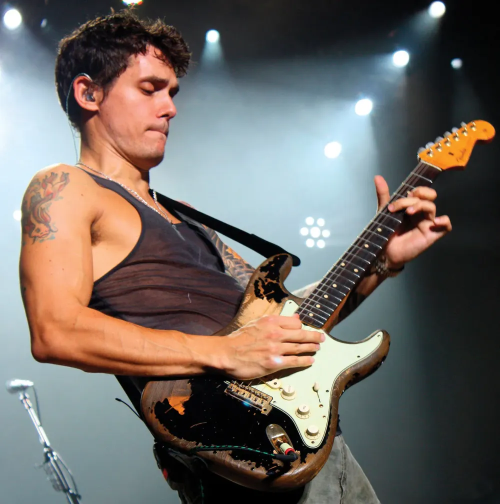
#> input picture pro_1/test18john.jpeg, 1000 x 1008 px (shown at 1/2 size)
$ python test19opencv.py
#> lines starting #> are read from the running program, lines starting #| are printed output that depends on the picture
"""
Computer Vision(opencv:Open Source Computer Vision 라이브러리 사용)
"""

# 설치 코드 -> pip install opencv-python
# 안되면 conda install opencv-python
import cv2

print(cv2.__version__)
#5.0.0
img1 = cv2.imread('test18john.jpeg')
#> img1 is the input picture: shape (1008, 1000, 3); mean B, G, R 99.4, 104.6, 110.5
print(type(img1))
#| <class 'numpy.ndarray'>
#<class 'numpy.ndarray'>

cv2.imshow('image test: ',img1)
cv2.waitKey()
cv2.destroyAllWindows()
print('end')

#이미지 다른 이름으로 저장
cv2.imwrite('test18Mayer.jpg',img1)
cv2.imwrite('test18jm.jpg',img1,[cv2.IMWRITE_JPEG_QUALITY,1])
cv2.imwrite('test18jmcp.jpg',img1,[cv2.IMWRITE_JPEG2000_COMPRESSION_X1000,150000])


#이미지 크기 조정
img2 =cv2.resize(img1,(300,100),interpolation=cv2.INTER_AREA)
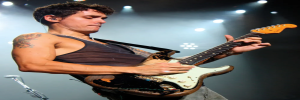
#> img2: shape (100, 300, 3); mean B, G, R 99.4, 104.6, 110.5
cv2.imwrite('test18cut.jpg',img2)


#밝기 상하좌우 회전 자르기 다 가능
